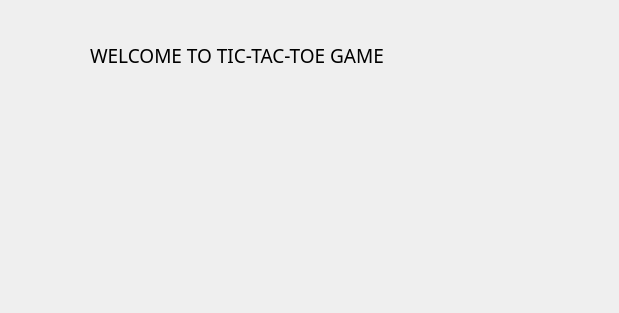
<?xml version="1.0" encoding="UTF-8"?>
<ui version="4.0">
 <class>otherWindow</class>
 <widget class="QDialog" name="otherWindow">
  <property name="geometry">
   <rect>
    <x>0</x>
    <y>0</y>
    <width>619</width>
    <height>313</height>
   </rect>
  </property>
  <property name="windowTitle">
   <string>Dialog</string>
  </property>
  <widget class="QLabel" name="label">
   <property name="geometry">
    <rect>
     <x>90</x>
     <y>10</y>
     <width>411</width>
     <height>91</height>
    </rect>
   </property>
   <property name="font">
    <font>
     <family>MV Boli</family>
     <pointsize>14</pointsize>
    </font>
   </property>
   <property name="text">
    <string>WELCOME TO TIC-TAC-TOE GAME</string>
   </property>
  </widget>
 </widget>
 <resources/>
 <connections/>
</ui>
